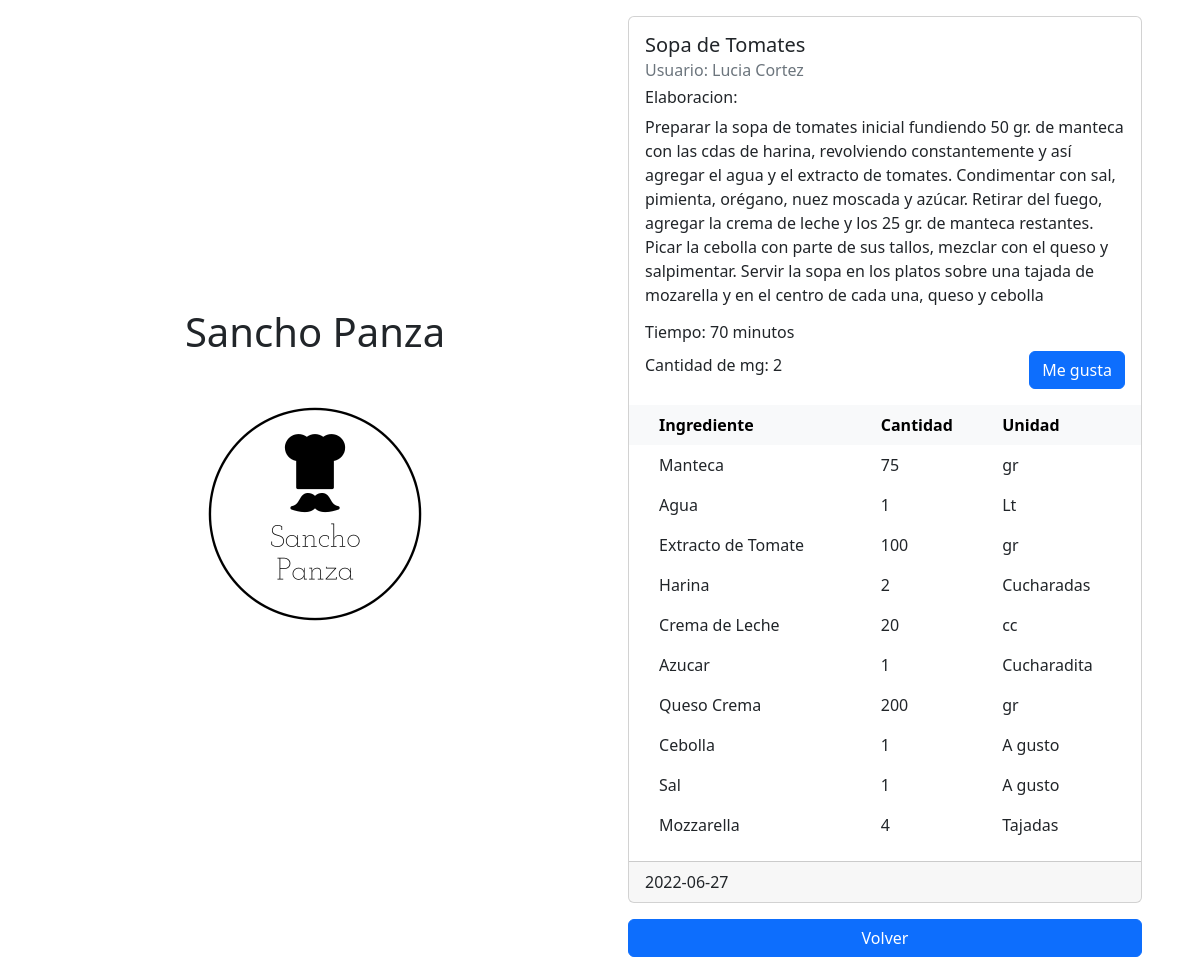
The app's page /view_recipe/7 with its own data.
### src/database.py (models this page shows)
class Receta(db.Model):
    __tablename__ = "receta"
    id = db.Column(db.Integer, primary_key=True)
    nombre = db.Column(db.String(80), nullable=False)
    tiempo = db.Column(db.Integer, nullable=False)
    elaboracion = db.Column(db.Text)
    cantidadmegusta = db.Column(db.Integer, nullable=False)
    fecha = db.Column(db.DateTime)
    usuarioid = db.Column(db.Integer, db.ForeignKey('usuario.id'))
    ingrediente =  db.relationship(
        'Ingrediente',
        backref='receta',
        cascade="all, delete-orphan"
    )

class Usuario(db.Model):
    __tablename__ = 'usuario'
    id = db.Column(db.Integer, primary_key=True)
    nombre = db.Column(db.String(80), nullable=False)
    correo = db.Column(db.String(120), unique=True, nullable=False)
    clave = db.Column(db.String(120), nullable=False)
    receta = db.relationship(
        'Receta',
        backref='usuario',
        cascade="all, delete-orphan"
    )

class Ingrediente(db.Model):
    __tablename__ = 'ingrediente'
    id = db.Column(db.Integer, primary_key=True)
    nombre = db.Column(db.String(80), nullable=False)
    cantidad = db.Column(db.Integer, nullable=False)
    unidad = db.Column(db.String(120), nullable=False)
    recetaid = db.Column(db.Integer, db.ForeignKey('receta.id'))

### src/consultarRecetas.py (the view)
@app.route('/view_recipe/<receta_id>')
def view_recipe(receta_id):
	select_recipe = Receta.query.get(receta_id)
	return render_template('view_recipe.html', receta = select_recipe)

### templates/view_recipe.html (shortened to what this page needs)
{% extends 'base.html' %}
{% block content %}
    <div class="card m-3" style="max-width: 40rem;">
        <div class="card-body">
            <h5 class="card-title">{{receta.nombre}}</h5>
            <h6 class="card-subtitle mb-2 text-muted">Usuario: {{receta.usuario.nombre}}</h6>
            <h6>Elaboracion:</h6>
            <p class="card-text">{{receta.elaboracion}}</p>
            <h6>Tiempo: {{receta.tiempo}} minutos</h6>
            <div class="d-flex align-items-center">
                <h6 class="">Cantidad de mg: {{receta.cantidadmegusta}}</h6>
                {% if receta.usuario.id != session.user_id %}
                    <a class="ms-auto btn btn-primary" href="{{url_for('like', receta_id=receta.id)}}" role="button">Me gusta</a>
                {% endif %}
            </div>
        </div>
        <table class="table table-hover table-borderless">
            <thead class="table-light">
                <tr>
                    <th scope="col"></th>
                    <th scope="col">Ingrediente</th>
                    <th scope="col">Cantidad</th>
                    <th scope="col">Unidad</th>
                </tr>
            </thead>
            <tbody>
                {% for ingrediente in receta.ingrediente %}
                <tr>
                    <th scope="col"></th>
                    <td>{{ ingrediente.nombre }}</td>
                    <td>{{ ingrediente.cantidad }}</td>
                    <td>{{ ingrediente.unidad }}</td>
                </tr>
                {% endfor %}
            </tbody>
        </table>
        <div class="card-footer">{{receta.fecha.date()}}</div>
    </div>
    <a href="{{ url_for('home') }}" class="d-block m-3 btn btn-primary" role="button">Volver</a>
{% endblock %}

### records on screen
Receta: nombre "Sopa de Tomates", elaboracion "Preparar la sopa de tomates inicial fundiendo 50 gr. de manteca con las cdas de harina, revolviendo constantemente y así agregar el agua y el extracto de tomates. Condimentar con sal, pimienta, orégano, nuez moscada y azúcar. Retirar del fuego, agregar la crema de leche y los 25 gr. de manteca restantes. Picar la cebolla con parte de sus tallos, mezclar con el queso y salpimentar. Servir la sopa en los platos sobre una tajada de mozarella y en el centro de cada una, queso y cebolla", tiempo "70", cantidadmegusta "2", fecha "2022-06-27"
Usuario: usuario.nombre "Lucia Cortez"
Ingrediente: nombre "Manteca", cantidad "75", unidad "gr"
Ingrediente: nombre "Agua", cantidad "1", unidad "Lt"
Ingrediente: nombre "Extracto de Tomate", cantidad "100", unidad "gr"
Ingrediente: nombre "Harina", cantidad "2", unidad "Cucharadas"
Ingrediente: nombre "Crema de Leche", cantidad "20", unidad "cc"
Ingrediente: nombre "Azucar", cantidad "1", unidad "Cucharadita"
Ingrediente: nombre "Queso Crema", cantidad "200", unidad "gr"
Ingrediente: nombre "Cebolla", cantidad "1", unidad "A gusto"
Ingrediente: nombre "Sal", cantidad "1", unidad "A gusto"
Ingrediente: nombre "Mozzarella", cantidad "4", unidad "Tajadas"
